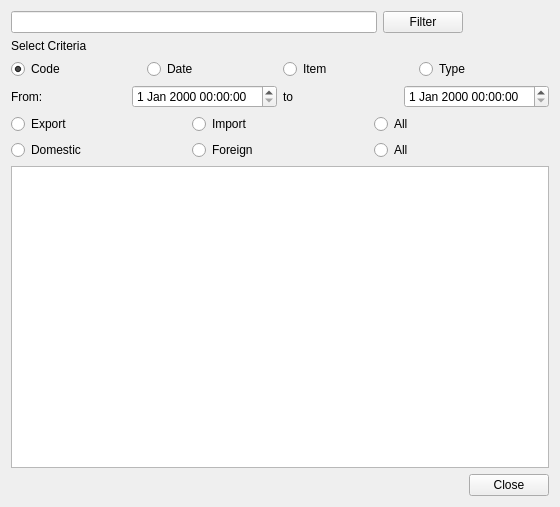
<?xml version="1.0" encoding="UTF-8"?>
<ui version="4.0">
 <class>filter</class>
 <widget class="QWidget" name="filter">
  <property name="geometry">
   <rect>
    <x>0</x>
    <y>0</y>
    <width>560</width>
    <height>507</height>
   </rect>
  </property>
  <property name="windowTitle">
   <string>Form</string>
  </property>
  <layout class="QGridLayout" name="gridLayout">
   <item row="0" column="0">
    <widget class="QLineEdit" name="filter_val"/>
   </item>
   <item row="0" column="1">
    <widget class="QPushButton" name="filter_btn">
     <property name="text">
      <string>Filter</string>
     </property>
    </widget>
   </item>
   <item row="1" column="0">
    <widget class="QLabel" name="label">
     <property name="text">
      <string>Select Criteria</string>
     </property>
    </widget>
   </item>
   <item row="2" column="0" colspan="3">
    <layout class="QHBoxLayout" name="criteria">
     <item>
      <widget class="QRadioButton" name="rdo_code">
       <property name="autoFillBackground">
        <bool>false</bool>
       </property>
       <property name="text">
        <string>Code</string>
       </property>
       <property name="checked">
        <bool>true</bool>
       </property>
      </widget>
     </item>
     <item>
      <widget class="QRadioButton" name="rdo_date">
       <property name="text">
        <string>Date</string>
       </property>
      </widget>
     </item>
     <item>
      <widget class="QRadioButton" name="rdo_item">
       <property name="text">
        <string>Item</string>
       </property>
      </widget>
     </item>
     <item>
      <widget class="QRadioButton" name="rdo_type">
       <property name="text">
        <string>Type</string>
       </property>
      </widget>
     </item>
    </layout>
   </item>
   <item row="3" column="0" colspan="3">
    <layout class="QHBoxLayout" name="date">
     <item>
      <widget class="QLabel" name="from_label">
       <property name="enabled">
        <bool>true</bool>
       </property>
       <property name="text">
        <string>From:</string>
       </property>
      </widget>
     </item>
     <item>
      <widget class="QDateTimeEdit" name="start_date">
       <property name="enabled">
        <bool>true</bool>
       </property>
       <property name="frame">
        <bool>true</bool>
       </property>
      </widget>
     </item>
     <item>
      <widget class="QLabel" name="to_label">
       <property name="enabled">
        <bool>true</bool>
       </property>
       <property name="text">
        <string>to</string>
       </property>
      </widget>
     </item>
     <item>
      <widget class="QDateTimeEdit" name="end_date">
       <property name="enabled">
        <bool>true</bool>
       </property>
      </widget>
     </item>
    </layout>
   </item>
   <item row="4" column="0" colspan="3">
    <layout class="QHBoxLayout" name="type1">
     <item>
      <widget class="QRadioButton" name="rdo_export">
       <property name="text">
        <string>Export</string>
       </property>
      </widget>
     </item>
     <item>
      <widget class="QRadioButton" name="rdo_import">
       <property name="text">
        <string>Import</string>
       </property>
      </widget>
     </item>
     <item>
      <widget class="QRadioButton" name="rdo_ie">
       <property name="text">
        <string>All</string>
       </property>
      </widget>
     </item>
    </layout>
   </item>
   <item row="5" column="0" colspan="3">
    <layout class="QHBoxLayout" name="type2">
     <item>
      <widget class="QRadioButton" name="rdo_domestic">
       <property name="text">
        <string>Domestic</string>
       </property>
      </widget>
     </item>
     <item>
      <widget class="QRadioButton" name="rdo_Foreign">
       <property name="text">
        <string>Foreign</string>
       </property>
      </widget>
     </item>
     <item>
      <widget class="QRadioButton" name="rdo_df">
       <property name="text">
        <string>All</string>
       </property>
      </widget>
     </item>
    </layout>
   </item>
   <item row="7" column="2">
    <widget class="QPushButton" name="close_btn">
     <property name="text">
      <string>Close</string>
     </property>
    </widget>
   </item>
   <item row="6" column="0" colspan="3">
    <widget class="QTableWidget" name="data_table"/>
   </item>
  </layout>
 </widget>
 <resources/>
 <connections/>
</ui>
